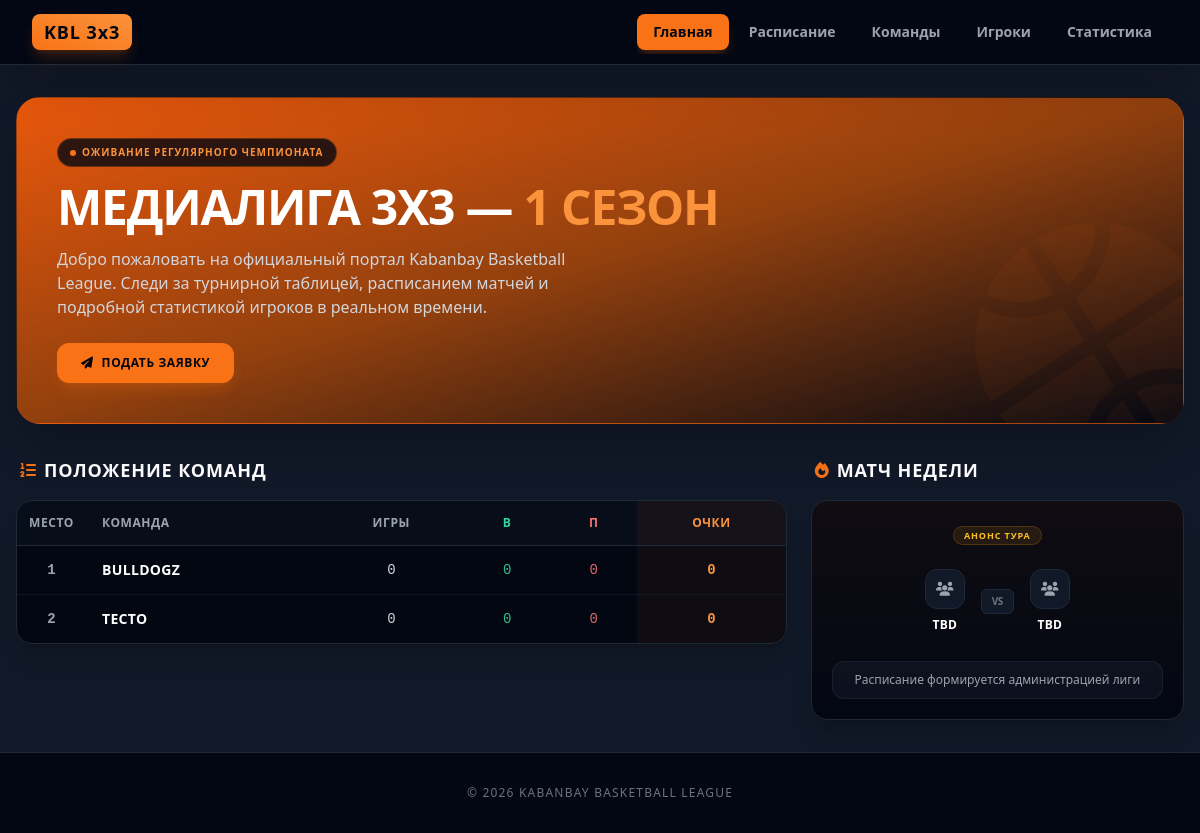
The page / on the database its author committed.
### tournament/models.py (models this page shows, shortened)
class Team(models.Model):
    name = models.CharField(max_length=100, unique=True, verbose_name="Название команды")
    logo = models.ImageField(upload_to='teams/', blank=True, null=True, verbose_name="Логотип команды")
    class Meta:
        verbose_name = "Команда"
        verbose_name_plural = "Команды"
        ordering = ['name']

### tournament/views.py (the view)
# urls.py: path('', views.tournament_table_view, name='index'),
def tournament_table_view(request):
    table_data = Team.objects.all()
    context = {
        'table_data': table_data,
        'current_page': 'index',
    }
    return render(request, 'tournament/index.html', context)

### tournament/templates/tournament/index.html (shortened to what this page needs)
{% extends 'tournament/base.html' %}
{% block content %}
<div class="relative bg-gradient-to-br from-orange-600 via-amber-800 to-gray-950 rounded-3xl p-6 sm:p-8 md:p-10 shadow-2xl mb-8 overflow-hidden border border-orange-500/10">
    <div class="relative z-10 max-w-2xl text-center sm:text-left flex flex-col items-center sm:items-start gap-4">
        <span class="inline-flex items-center gap-1.5 bg-gray-950/80 text-orange-400 border border-orange-500/30 text-[10px] font-black uppercase px-3 py-1.5 rounded-full tracking-widest animate-pulse">
            <span class="w-1.5 h-1.5 rounded-full bg-orange-500"></span>
            Оживание регулярного чемпионата
        </span>
        <h1 class="text-3xl sm:text-4xl md:text-5xl font-black text-white uppercase tracking-tight leading-none">
            Медиалига 3х3 — <span class="text-orange-400">1 Сезон</span>
        </h1>
        <p class="text-gray-300 text-xs sm:text-sm md:text-base font-medium max-w-lg">
            Добро пожаловать на официальный портал Kabanbay Basketball League. Следи за турнирной таблицей, расписанием матчей и подробной статистикой игроков в реальном времени.
        </p>
        <div class="relative group mt-2">
            <a href="https://wa.me/77716384160?text=%D0%97%D0%B4%D1%80%D0%B0%D0%B2%D1%81%D1%82%D0%B2%D1%83%D0%B9%D1%82%D0%B5!%20%D0%A5%D0%BE%D1%87%D1%83%20%D0%BF%D0%BE%D0%B4%D0%B0%D1%82%D1%8C%20%D0%B7%D0%B0%D1%8F%D0%B2%D0%BA%D1%83%20%D0%BD%D0%B0%20KBL%203x3."
               target="_blank"
               class="inline-flex items-center gap-2 bg-orange-500 hover:bg-orange-600 text-gray-950 font-black text-xs uppercase tracking-wider px-6 py-3 rounded-xl transition duration-200 shadow-lg shadow-orange-500/20 no-underline">
                <i class="fa-solid fa-paper-plane"></i> Подать заявку
            </a>
        </div>
    </div>
    <i class="fa-solid fa-basketball absolute -right-8 -bottom-10 text-[180px] sm:text-[240px] text-orange-500/5 rotate-12 pointer-events-none"></i>
</div>
<div class="grid grid-cols-1 lg:grid-cols-3 gap-6 items-start">
    <div class="lg:col-span-2 space-y-4">
        <div class="flex items-center gap-2 px-1">
            <i class="fa-solid fa-list-ol text-orange-500"></i>
            <h2 class="text-lg font-black text-white uppercase tracking-wider">Положение команд</h2>
        </div>
        <div class="bg-gray-950 rounded-2xl border border-gray-800 shadow-xl overflow-hidden">
            <div class="overflow-x-auto">
                <table class="w-full text-left border-collapse whitespace-nowrap">
                    <thead>
                        <tr class="bg-gray-900/40 border-b border-gray-800 text-[10px] sm:text-xs font-bold tracking-wider text-gray-400 uppercase">
                            <th class="py-3.5 px-3 text-center w-12">Место</th>
                            <th class="py-3.5 px-4">Команда</th>
                            <th class="py-3.5 px-4 text-center">Игры</th>
                            <th class="py-3.5 px-4 text-center text-emerald-400">В</th>
                            <th class="py-3.5 px-4 text-center text-red-400">П</th>
                            <th class="py-3.5 px-4 text-center text-orange-400 font-bold bg-orange-500/5">Очки</th>
                        </tr>
                    </thead>
                    <tbody class="divide-y divide-gray-800/40 text-xs sm:text-sm font-medium">
                        {% for team in table_data %}
                        <tr class="hover:bg-gray-900/20 transition">
                            <td class="py-3.5 px-3 text-center font-bold font-mono text-gray-400">{{ forloop.counter }}</td>
                            <td class="py-3.5 px-4 font-black text-white uppercase tracking-wide">{{ team.name }}</td>
                            <td class="py-3.5 px-4 text-center text-gray-300 font-mono">{{ team.games_played|default:0 }}</td>
                            <td class="py-3.5 px-4 text-center text-emerald-400/90 font-mono">{{ team.wins|default:0 }}</td>
                            <td class="py-3.5 px-4 text-center text-red-400/90 font-mono">{{ team.losses|default:0 }}</td>
                            <td class="py-3.5 px-4 text-center font-black text-orange-400 bg-orange-500/5 font-mono">{{ team.points|default:0 }}</td>
                        </tr>
                        {% empty %}
                        <tr>
                            <td colspan="6" class="text-center py-10 text-gray-500 italic bg-gray-950/20 text-xs">
                                Команды ещё не провели ни одного матча в этом сезоне.
                            </td>
                        </tr>
                        {% endfor %}
                    </tbody>
                </table>
            </div>
        </div>
    </div>
    <div class="space-y-4">
        <div class="flex items-center gap-2 px-1">
            <i class="fa-solid fa-fire text-orange-500"></i>
            <h2 class="text-lg font-black text-white uppercase tracking-wider">Матч недели</h2>
        </div>
        <div class="bg-gray-950 border border-gray-800 rounded-2xl p-5 shadow-xl text-center relative overflow-hidden flex flex-col justify-between min-h-[220px]">
            <div class="relative z-10">
                <span class="text-[9px] bg-amber-500/10 text-amber-400 border border-amber-500/20 px-2.5 py-0.5 rounded-full font-black uppercase tracking-widest">
                    Анонс тура
                </span>
                <div class="flex items-center justify-center gap-4 my-6">
                    <div class="flex flex-col items-center max-w-[100px]">
                        <div class="w-10 h-10 bg-gray-900 border border-gray-800 rounded-xl flex items-center justify-center text-gray-400 mb-2">
                            <i class="fa-solid fa-users text-sm"></i>
                        </div>
                        <span class="font-extrabold text-white text-xs uppercase tracking-wide truncate w-full text-center">TBD</span>
                    </div>
                    <span class="bg-gray-900 border border-gray-800 text-gray-500 text-[10px] px-2.5 py-1 rounded-md font-black tracking-tighter">VS</span>
                    <div class="flex flex-col items-center max-w-[100px]">
                        <div class="w-10 h-10 bg-gray-900 border border-gray-800 rounded-xl flex items-center justify-center text-gray-400 mb-2">
                            <i class="fa-solid fa-users text-sm"></i>
                        </div>
                        <span class="font-extrabold text-white text-xs uppercase tracking-wide truncate w-full text-center">TBD</span>
                    </div>
                </div>
            </div>
            <div class="bg-gray-900/60 border border-gray-800/60 rounded-xl p-2.5 text-xs text-gray-400 font-medium">
                Расписание формируется администрацией лиги
            </div>
        </div>
    </div>
</div>
{% endblock %}

### rows shown on the page
Team: name "BULLDOGZ", games_played "0", wins "0", losses "0", points "0"
Team: name "ТЕСТО", games_played "0", wins "0", losses "0", points "0"
